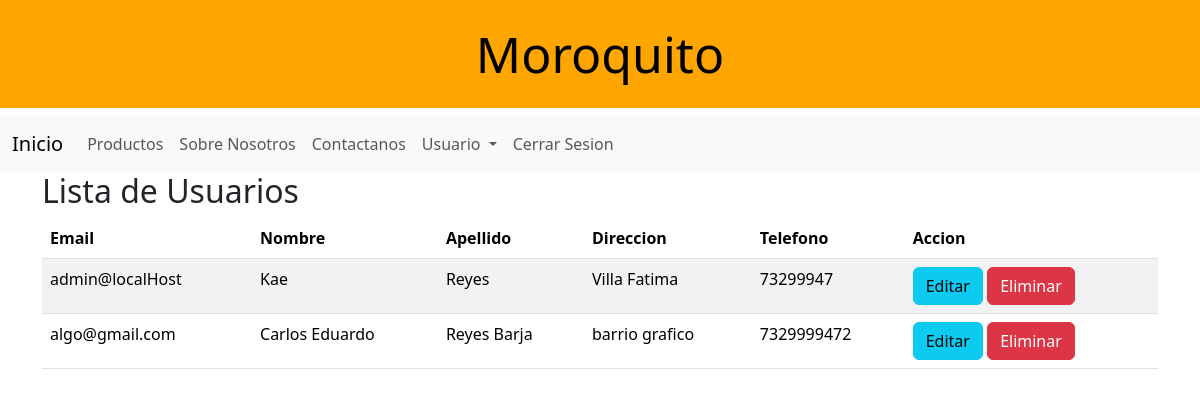
/users (signed in), run on an earlier commit of the app's database.
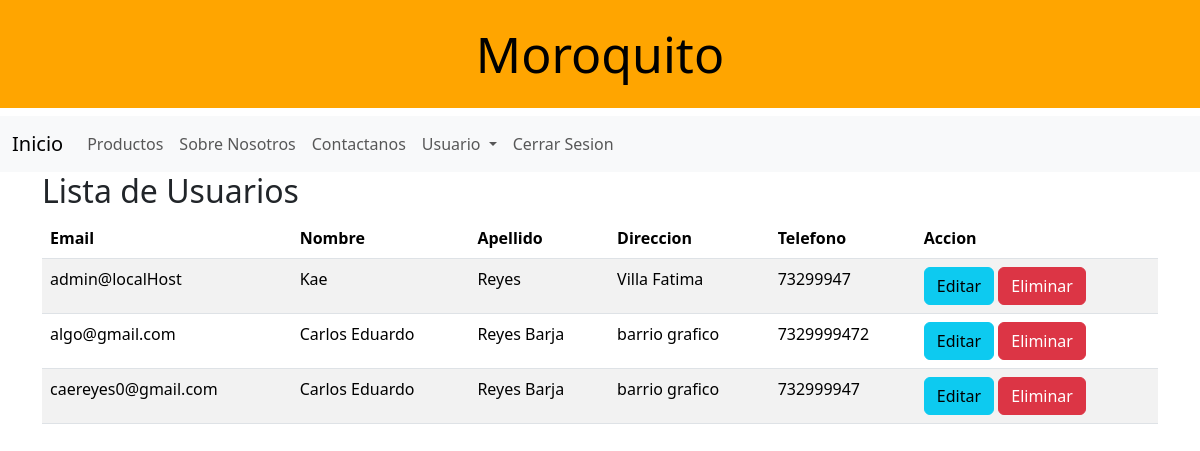
And on a later commit of the database.
### models/usuario_model.py (models this page shows, shortened)
class Usuarios(UserMixin, db.Model):
    __tablename__ = "usuarios"
    email = db.Column(db.String(200), primary_key=True)
    first_name = db.Column(db.String(50), nullable=False)
    last_name = db.Column(db.String(50), nullable=False)
    password_hash = db.Column(db.String(128), nullable=False)
    direction = db.Column(db.String(200), nullable=False)
    celphone = db.Column(db.String(15), nullable=False)
    role = db.Column(db.String(50), nullable=False, default="user")
    @staticmethod
    def get_all():
        return Usuarios.query.all()
    def has_role(self, role):
        return self.role == role

### controllers/usuario_controller.py (the view)
@user_bp.route("/users")
@login_required
@role_required("admin")
def list_users():
    users = Usuarios.get_all()
    return usuario_view.usuarios(users)

### run.py (called while the page is built)
@login_manager.user_loader
def load_user(user_email):
    return Usuarios.query.get((user_email))

### views/usuario_view.py (called while the page is built)
def usuarios(users):
    return render_template(
        "usuarios.html",
        users=users,
        title="Lista de usuarios",
        current_user=current_user,
    )

### templates/usuarios.html (shortened to what this page needs)
{% extends 'base.html' %}
{% block content %}
<h2 class="subtitle is-2">Lista de Usuarios</h2>
<table class="table table-striped">
    <thead>
        <tr>
            <th>Email</th>
            <th>Nombre</th>
            <th>Apellido</th>
            <th>Direccion</th>
            <th>Telefono</th>
            <th>Accion</th>
        </tr>
    <tbody>
        {% for user in users %}
        <tr>
            <td>{{user.email}}</td>
            <td>{{user.first_name}}</td>
            <td>{{user.last_name}}</td>
            <td>{{user.direction}}</td>
            <td>{{user.celphone}}</td>
            <td><a href="{{url_for('user.update_user',id=user.email)}}" class="btn btn-info">Editar</a>
                <button type="button" class="btn btn-danger" data-bs-toggle="modal" data-bs-target="#exampleModal">
                    Eliminar
                </button>
            </td>
        </tr>
        {% endfor %}
    </tbody>
    </thead>
</table>
{% endblock %}

What changed in the data, as far as the page shows it:
added Usuarios: email "caereyes0@gmail.com", first_name "Carlos Eduardo", last_name "Reyes Barja", direction "barrio grafico", celphone "732999947"
